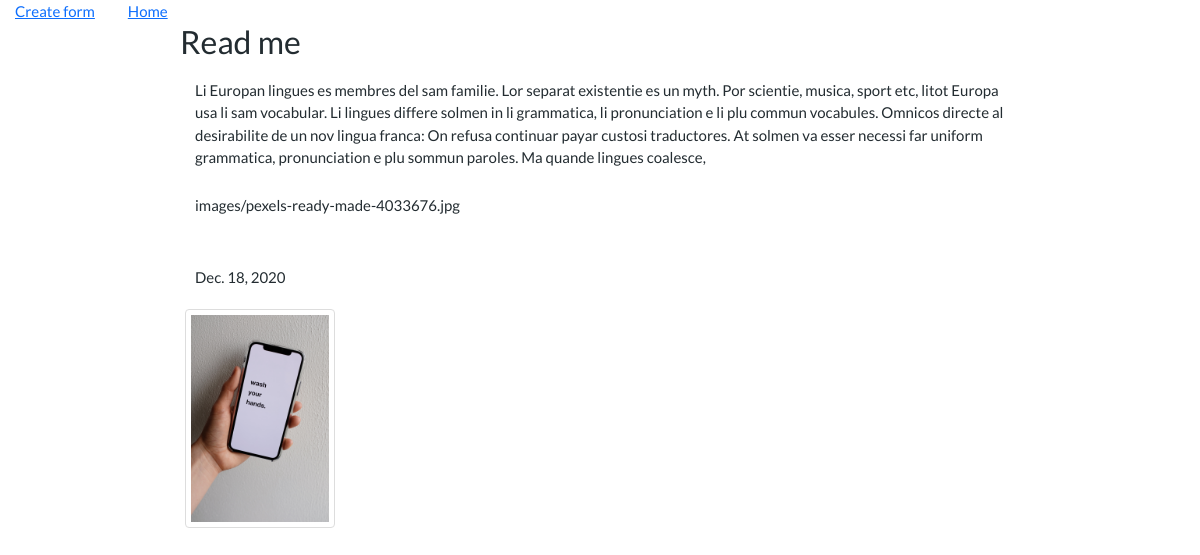
The page /5 on the database its author committed.
### blog/models.py (models this page shows, shortened)
class Post(models.Model):
    title = models.CharField(max_length=120)
    description = models.TextField()
    image = models.ImageField(blank=False,upload_to='images/')
    link = models.URLField(max_length=200, blank=True)
    date = models.DateField(auto_now_add=True)

### blog/views.py (the view)
# urls.py: path('<int:post_id>', views.detail, name = "detail"),
def detail(request, post_id):
    post = get_object_or_404(Post, pk=post_id)
    return render(request, 'blog/detail.html', {'post': post})

### blog/templates/blog/detail.html
{% extends 'blog/base.html' %}
{% block content %}
<div class="row-title">
    <h2>{{post.title}}</h2>
    <p>{{post.description}}</p>
    <p>{{post.image}}</p>
    <p>{{post.link}}</p>
    <p>{{post.date}}</p>
    <img src="{{post.image.url}}">
</div>
{% endblock content %}

### blog/templates/blog/base.html (shortened to what this page needs)
<!DOCTYPE html>
<html lang="en">
<head>
    <link href="https://cdn.jsdelivr.net/npm/bootstrap@5.0.0-beta1/dist/css/bootstrap.min.css" rel="stylesheet">
    {% load static %}
    <link rel="stylesheet" href="{% static 'blog/style.css' %}">
</head>
<body>
   <nav>
       <a href="{% url 'create_form' %}">Create form</a>
       <a href="{% url 'home' %}">Home</a>
   </nav>
   {% block content %}
   {% endblock content %}
</body>
</html>

### blog/static/blog/style.css (style rules this page uses)
* { padding: 0; margin: 0; }
body { font-family: 'Lato', sans-serif; font-size: 15px; color: #232c31; }
a { margin: 5px; padding: 10px; }
img { border: 1px solid #ddd; border-radius: 4px; margin: 5px; padding: 5px; width: 150px; }
p { margin: 5px; padding: 10px; }
.row-title { margin: 0px 15%; }

### rows shown on the page
Post: title "Read me", description "Li Europan lingues es membres del sam familie. Lor separat existentie es un myth. Por scientie, musica, sport etc, litot Europa usa li sam vocabular. Li lingues differe solmen in li grammatica, li pronunciation e li plu commun vocabules. Omnicos directe al desirabilite de un nov lingua franca: On refusa continuar payar custosi traductores. At solmen va esser necessi far uniform grammatica, pronunciation e plu sommun paroles. Ma quande lingues coalesce,", image "images/pexels-ready-made-4033676.jpg", date "Dec. 18, 2020", image (picture)
